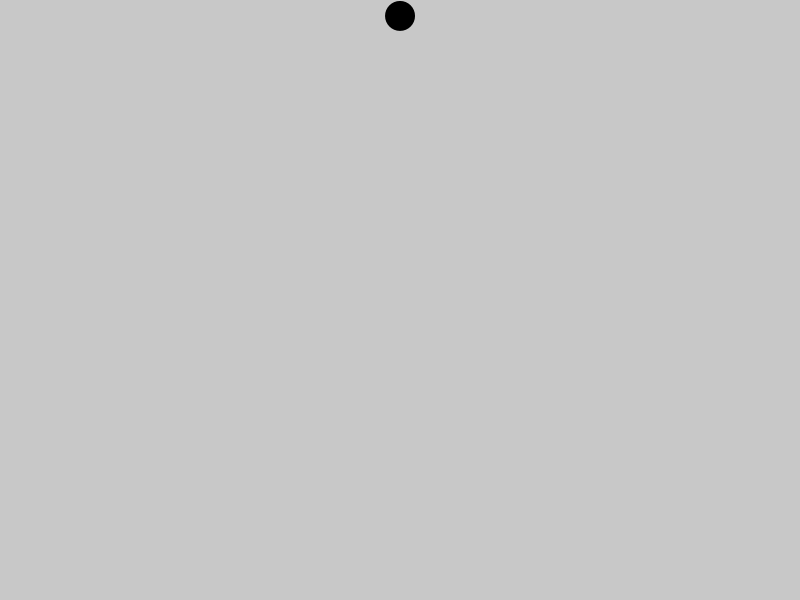
Frame 1 (no input)
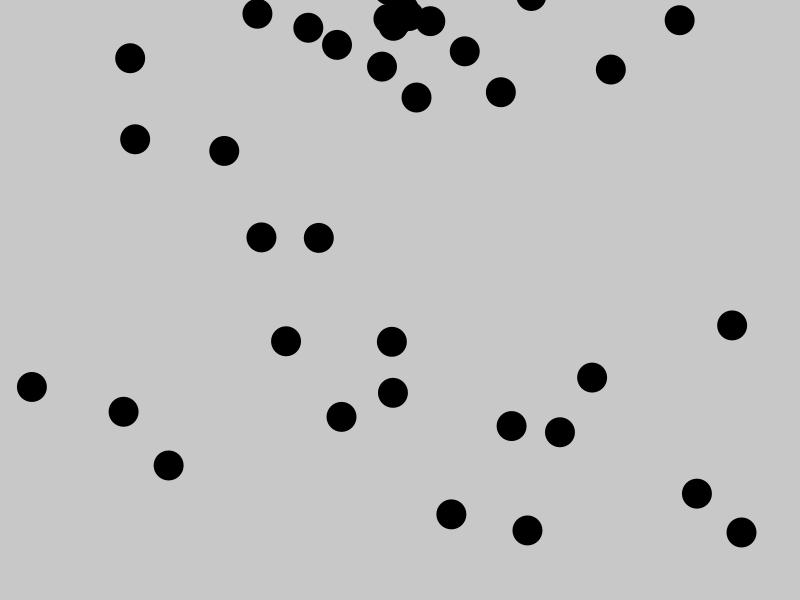
Frame 60 (the mouse pressed at the canvas centre just before this capture)
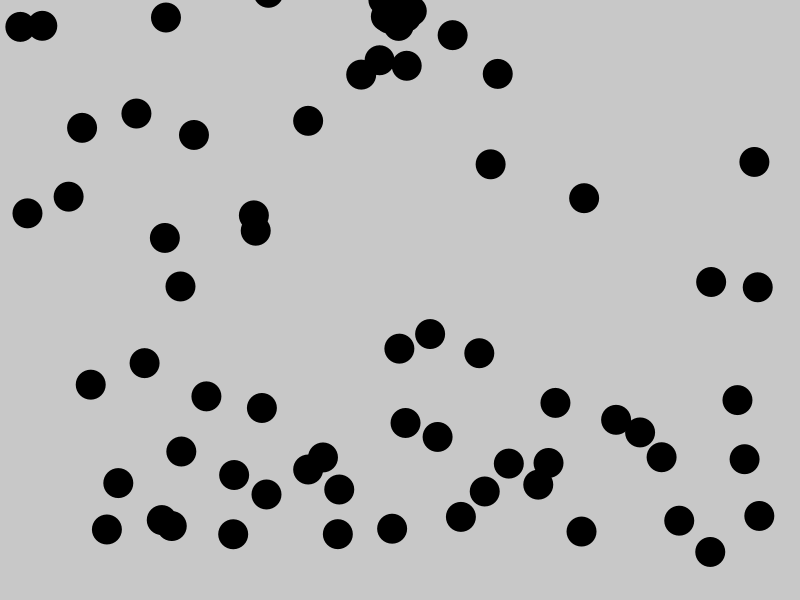
Frame 120 (the mouse held since frame 60 and released just before this capture)

The Processing sketch that drew these frames (run headless with seeded random() and noise(); from frame 60 on, the mouse is pressed at the canvas centre):

// Processing sketch: Particle_simulation
// ── Particle_simulation.pde
ArrayList<Particle> particles = new ArrayList<Particle>();
float bounciness = 0.5; //0-1
float timeScale = 1;

float wallStartX, wallEndX;
float groundY = 550;

int frames;
int framesBetweenSpawns = 1;

void setup() {
  size(800, 600);
  
}

void draw() {
  background(200);
  if (frames%(int)(framesBetweenSpawns/timeScale) == 0) {
    particles.add(new Particle(width/2+random(-0.1, 0.1), 15+random(-0.1, 0.1), 0, 0, 1));
  }
  for (Particle p : particles) {
    p.grav();
  }
  for (Particle p : particles) {
    p.checkParticleCollision();
  }
  for (Particle p : particles) {
    p.updatepos();
  }
  for (Particle p : particles) {
    p.render();
  }
  frames++;
}

// ── Particle.pde
class Particle {
  PVector pos;
  PVector vel;
  float w;
  float c;
  boolean interactWithWalls = true;
  boolean interactWithGround = true;
  float r = 15;
  
  
  Particle(float sx, float sy, float svx, float svy, float weight) {
    pos = new PVector(sx, sy);
    vel = new PVector(svx, svy);
    w = weight;
    c = color(255);
  }
  
  void render() {
    noStroke();
    fill(c);
    circle(pos.x, pos.y, r*2);
  }
  
  void updatepos() {
    pos.add(new PVector(vel.x*timeScale, vel.y*timeScale));
  }
  
  void checkParticleCollision() {
    for (Particle p : particles) {
      if (p.pos != pos) {
        if (dist(p.pos.x, p.pos.y, pos.x, pos.y) - 2*r < 0) {
          PVector normal = new PVector((pos.x-p.pos.x)/2+random(-0.01, 0.01), (pos.y-p.pos.y)/2+random(-0.01, 0.01));
          vel = new PVector(normal.x, normal.y);
        }
      }
    }
  }
  
  void grav() {
    vel.y += 0.981*w;
    if (interactWithGround) {
      if (pos.y + r > groundY) {
        pos.y = groundY-r;
        vel.y = -vel.y*bounciness;
        print(pos.y+r + " " + groundY + "\n");
        if (vel.y > 0 && vel.y < 0.01) {
          //vel.y = 0;
        }
      }
    }
  }
}
